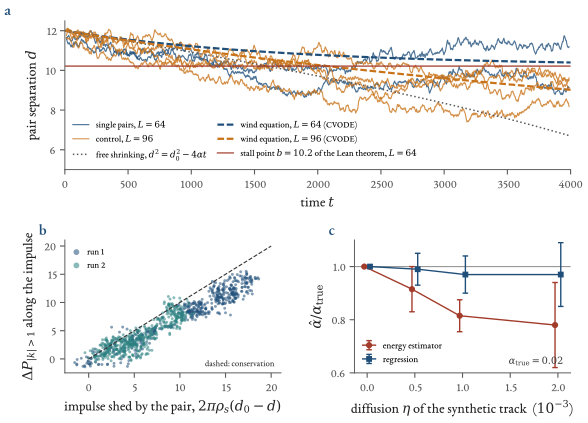

Python code for this plot:
"""Chapter 7, Figure 7: two theorems that were true and did not describe what they were applied to.
 (a) the phonon-wind stall (hypothesis W): archived single-pair runs at L = 64 (W1) and in the L = 96 control (W2); the wind equation
     d' = -2 alpha (1/d - w (d_0 - d)) integrated with CVODE (rusty_sundials) with the independently measured alpha = 0.0062 and no free
     parameter; free shrinking d^2 = d_0^2 - 4 alpha t; and the stall point b of the Lean theorem Ch07_DissipativePairs.wind_stall_at_b;
 (b) the wind seen directly: momentum of the phonon band |k| > 1 projected on the initial impulse against the impulse shed by the pair (W1 runs);
 (c) the energy estimator of alpha against the diffusion eta of synthetic tracks (Rust example g0_scan --eta-scan of qf-pgpe, run for this chapter).
Archived data: data/generated/pgpe/transport/{W1_*, W2_L96_*, W2_result.json, base_L96_e0.60.json}, sweep/e0.60_s11_t4000.json."""
import sys, json, re
from pathlib import Path
sys.path.insert(0, str(Path(__file__).resolve().parents[1])); sys.path.insert(0, str(Path(__file__).resolve().parent))
from figstyle import *
from ch07_common import addnum, cvode_env
from rusty_sundials import CvodeSolver
ROOT = Path(__file__).resolve().parents[2]; TR = ROOT / "data/generated/pgpe/transport"
SCRATCH = Path("/mnt/data/xdev-cache/tmp/claude-1000/-home-xavkal-xdev-SocrateAI-Scientific-QuantumFluids/74574ea7-7320-4d9f-8911-de38b1699e5e/scratchpad/ch07")
ENV = cvode_env()                                             # refuses the stale rusty_sundials of the shared venv
res = {"cvode_env": ENV}


def pair_sep(z, L):
    R = z["R"]; d = R[:, 0] - R[:, 1]; d -= L * np.round(d / L); return z["t"], np.hypot(d[:, 0], d[:, 1])


def runmean(x, n=25):
    k = np.ones(n) / n; return np.convolve(x, k, mode="valid"), n // 2


def solve_chain(rhs, y0, tgrid, rtol=1e-9, atol=1e-11):
    s = CvodeSolver(method="bdf", rtol=rtol, atol=atol, max_steps=200000); t = float(tgrid[0]); y = [y0]; out = [y0]
    for tn in tgrid[1:]:
        t, y = s.solve(rhs, t, y, float(tn)); out.append(y[0])
    return np.array(out)


# ---------------------------------------------------------------- wind parameters, from the base states
base64 = json.loads((ROOT / "data/generated/pgpe/sweep/e0.60_s11_t4000.json").read_text()); base96 = json.loads((TR / "base_L96_e0.60.json").read_text())
ns64, ns96 = base64["ns_over_n"], base96["ns_over_n"]; alpha = 0.0062; d0 = 12.0
def wind_w(ns, L): return 2 * np.pi * ns / ((1 - ns) * L ** 2)
w64, w96 = wind_w(ns64, 64.0), wind_w(ns96, 96.0)
def roots(w, d0_):
    disc = d0_ ** 2 - 4 / w
    return (None, None) if disc < 0 else ((d0_ - np.sqrt(disc)) / 2, (d0_ + np.sqrt(disc)) / 2)
a64, b64 = roots(w64, d0); a96, b96 = roots(w96, d0)
lam64 = 2 * alpha * w64 * (b64 - a64) / b64                       # linearised relaxation rate onto b: d' ~ -2 alpha w (b-a)/b (d-b)
tg = np.linspace(0, 4000, 81)
rhs64 = lambda t, y: [-2 * alpha * (1 / y[0] - w64 * (d0 - y[0]))]; rhs96 = lambda t, y: [-2 * alpha * (1 / y[0] - w96 * (d0 - y[0]))]
d_w64 = solve_chain(rhs64, d0, tg); d_w96 = solve_chain(rhs96, d0, tg); d_free = np.sqrt(d0 ** 2 - 4 * alpha * tg)
# the approach to b: fit an exponential to the CVODE curve, d - b ~ A exp(-lambda t) for t in [2000, 4000]
m = tg >= 2000; lam_fit = -np.polyfit(tg[m], np.log(d_w64[m] - b64), 1)[0]
res["wind"] = dict(alpha=alpha, d0=d0, ns64=ns64, ns96=ns96, rho_n64=1 - ns64, rho_n96=1 - ns96, w64=float(w64), w96=float(w96), w64_d0sq=float(w64 * d0 ** 2), w96_d0sq=float(w96 * d0 ** 2), w8_d0sq=float(w64 * 8.0 ** 2),
                   a64=float(a64), b64=float(b64), stall_exists_L96=bool(b96 is not None), C96=float(1 / w96), C64=float(1 / w64), d0sq_over_4=float(d0 ** 2 / 4),
                   relaxation_rate_L64_linearised=float(lam64), relaxation_time_L64_linearised=float(1 / lam64), relaxation_rate_L64_cvode_fit=float(lam_fit),
                   free_lifetime_d0sq_over_4alpha=float(d0 ** 2 / (4 * alpha)), cvode_d_at_4000_L64=float(d_w64[-1]), cvode_d_at_4000_L96=float(d_w96[-1]), free_d_at_4000=float(d_free[-1]),
                   cvode_min_minus_b_L64=float(d_w64.min() - b64), cvode_wind_time_to_within_5pct_of_b=float(tg[np.argmax(d_w64 - b64 < 0.05 * (d0 - b64))]))
fig = plt.figure(figsize=(TEXTW, 4.1)); gs = fig.add_gridspec(2, 2, height_ratios=[1.12, 1], wspace=0.34, hspace=0.50, left=0.085, right=0.99, top=0.955, bottom=0.095)
ax = fig.add_subplot(gs[0, :]); runs = {}; Wruns = {}
for f, col, L, lab in ((sorted(TR.glob("W1_e0.60_dipole_d12_s*.npz")), BLUE, 64.0, "single pairs, $L=64$"), (sorted(TR.glob("W2_L96_e0.60_dipole_d12_s*.npz")), ORANGE, 96.0, "control, $L=96$")):
    for i, fn in enumerate(f):
        z = np.load(fn, allow_pickle=True); t, d = pair_sep(z, L); y, off = runmean(d); ax.plot(t[off:off + len(y)], y, "-", color=col, lw=0.8, alpha=0.8, label=lab if i == 0 else None)
        runs[fn.name] = dict(L=L, d_first20=float(d[:20].mean()), d_at_1800=float(d[1790:1810].mean()), d_end_last100=float(d[-100:].mean()), d_min_smoothed=float(y.min()), d_max_smoothed=float(y.max()),
                             d_range_after_2000_smoothed=[float(y[1975:].min()), float(y[1975:].max())], t_end=float(t[-1]))
        cur_end = float(d_w64[-1] if L == 64.0 else d_w96[-1]); runs[fn.name].update(wind_curve_end=cur_end, free_curve_end=float(d_free[-1]), end_minus_wind=float(runs[fn.name]["d_end_last100"] - cur_end),
                                                                                       end_minus_free=float(runs[fn.name]["d_end_last100"] - d_free[-1]))
        if L == 64.0:
            Wruns[fn.name] = (z, d)
ax.plot(tg, d_free, linestyle=":", color=GREY, lw=1.1, label="free shrinking, $d^2=d_0^2-4\\alpha t$"); ax.plot(tg, d_w64, color=BLUE, lw=1.6, ls=(0, (3, 1.2)), label="wind equation, $L=64$ (CVODE)")
ax.plot(tg, d_w96, color=ORANGE, lw=1.6, ls=(0, (3, 1.2)), label="wind equation, $L=96$ (CVODE)")
ax.axhline(b64, color=RED, lw=0.9, label=rf"stall point $b={b64:.1f}$ of the Lean theorem, $L=64$")
ax.set_xlabel(r"time $t$"); ax.set_ylabel(r"pair separation $d$"); ax.set_ylim(5.0, 12.5); ax.set_xlim(0, 4000); ax.legend(loc="lower left", fontsize=6.4, handlelength=1.8, ncol=2, columnspacing=1.2); panel(ax, "a")
res["wind_runs"] = runs
em = [abs(v["end_minus_wind"]) for v in runs.values()]; ef = [v["end_minus_free"] for v in runs.values()]
res["wind_vs_data_summary"] = dict(n_pairs=len(runs), abs_end_minus_wind_min=min(em), abs_end_minus_wind_max=max(em), end_minus_free_min=min(ef), end_minus_free_max=max(ef))
# ---------------------------------------------------------------- (b) the wind seen directly
ax = fig.add_subplot(gs[1, 0]); xs_all = []; slopes = {}
for (name, (z, d)), col in zip(Wruns.items(), (BLUE, TEAL)):
    meta = json.loads(str(z["meta"])); P = z["P"]; Ph = z["P_hi"]; t = z["t"]
    e = (P[0] - np.array(meta["P_base"])); e = e / np.hypot(*e)
    yv = (Ph - Ph[0]) @ e; dsm, off = runmean(d, 25); ysm = np.convolve(yv, np.ones(25) / 25, mode="valid")
    d_init = d[:20].mean(); shed = 2 * np.pi * ns64 * (d_init - dsm)
    ax.scatter(shed[::8], ysm[::8], color=col, s=4.5, alpha=0.55, linewidths=0, label=f"run {name[-5]}")
    sl = np.polyfit(shed, ysm, 1)[0]; slopes[name] = dict(slope=float(sl), slope_unsmoothed=float(np.polyfit(2 * np.pi * ns64 * (d_init - d), yv, 1)[0]), d_init=float(d_init), P_hi_change_along_impulse=float(yv[-1]), shed_end=float(shed[-1]), max_shed=float(shed.max()))
xx = np.array([0, 20]); ax.plot(xx, xx, "--", color="#333333", lw=0.8)
ax.set_xlabel(r"impulse shed by the pair, $2\pi\rho_s(d_0-d)$"); ax.set_ylabel(r"$\Delta P_{|k|>1}$ along the impulse"); panel(ax, "b")
ax.legend(loc="upper left", fontsize=6.4, handlelength=0.8, markerscale=2); ax.text(0.97, 0.05, "dashed: conservation", transform=ax.transAxes, fontsize=6.3, ha="right", color="#333333")
res["W3"] = slopes
# ---------------------------------------------------------------- (c) estimator bias
src = SCRATCH / "g0_scan_eta_8seeds.txt"; rows = []
if src.exists():
    for line in src.read_text().splitlines():
        mm = re.match(r"noise\s+([\d.]+) eta\s+(\S+)\s+([\d.]+) \+- ([\d.]+)\s+([\d.]+) \+- ([\d.]+)\s+([\d.]+)\s+(\S+)", line)
        if mm:
            rows.append(dict(eta=float(mm.group(2)), aE=float(mm.group(3)), aE_sd=float(mm.group(4)), aR=float(mm.group(5)), aR_sd=float(mm.group(6)), omap=float(mm.group(7)), eta_est=float(mm.group(8))))
    res["bias_source"] = f"g0_scan 8 --eta-scan, run for this chapter ({src.name})"
if not rows:                                                         # fall back to the table of docs/designs/PGPE_ENERGY_ESTIMATOR_BIAS.md
    rows = [dict(eta=0.0, aE=0.0200, aE_sd=0.0, aR=0.0200, aR_sd=0.0), dict(eta=5e-4, aE=0.0183, aE_sd=0.0017, aR=0.0198, aR_sd=0.0), dict(eta=1e-3, aE=0.0163, aE_sd=0.0012, aR=0.0194, aR_sd=0.0),
            dict(eta=2e-3, aE=0.0156, aE_sd=0.0032, aR=0.0194, aR_sd=0.0024)]
    res["bias_source"] = "docs/designs/PGPE_ENERGY_ESTIMATOR_BIAS.md table (8-10 seeds); the g0_scan output for this chapter was not available at figure time"
res["bias_rows"] = rows
ax = fig.add_subplot(gs[1, 1]); x = np.array([r["eta"] for r in rows]) * 1e3; at = 0.02
ax.axhline(1.0, color="#999999", lw=0.8); ax.errorbar(x - 0.03, [r["aE"] / at for r in rows], [r["aE_sd"] / at for r in rows], fmt="o-", color=RED, ms=3.5, lw=1.0, capsize=2, label="energy estimator")
ax.errorbar(x + 0.03, [r["aR"] / at for r in rows], [r["aR_sd"] / at for r in rows], fmt="s-", color=BLUE, ms=3.2, lw=1.0, capsize=2, label="regression")
ax.set_xlabel(r"diffusion $\eta$ of the synthetic track  ($10^{-3}$)"); ax.set_ylabel(r"$\hat\alpha/\alpha_{\rm true}$"); ax.set_ylim(0.6, 1.1); ax.legend(loc="lower left", fontsize=6.6, handlelength=1.4)
ax.text(0.97, 0.06, r"$\alpha_{\rm true}=0.02$", transform=ax.transAxes, ha="right", fontsize=7, color="#333333"); panel(ax, "c")
addnum("fig_failures", res)
save(fig, "ch07_failures")
